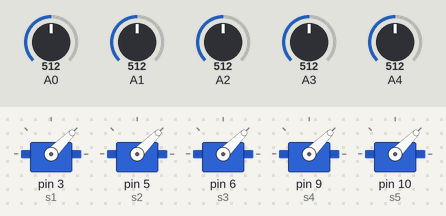
A sketch run on a simulated Arduino Uno, built with avr-gcc and run on an emulated ATmega328P. Shown: 5 × servo. The test bench sets the inputs (shaded band); at power-on: A0 = 512, A1 = 512, A2 = 512, A3 = 512, A4 = 512.

Above: at 1.8 s.
1.9 s: A0 set to 716
At 2.5 s:
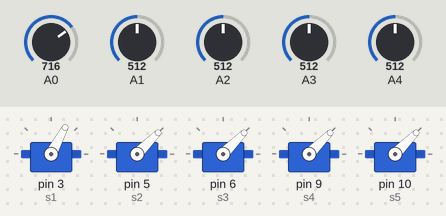
3.6 s: A1 set to 716
At 5.1 s:
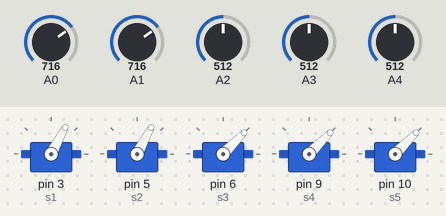
5.6 s: A2 set to 716
At 6.9 s:
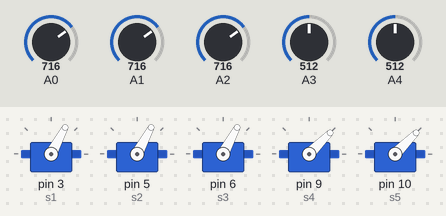
7.8 s: A3 set to 716
At 9.6 s:
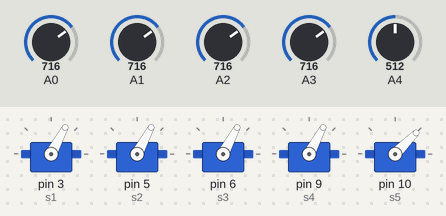
9.9 s: A4 set to 716
At 11.6 s:
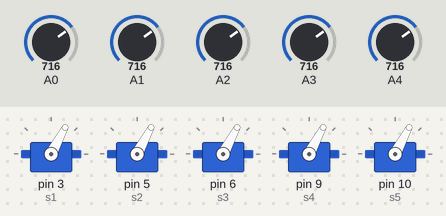
12.0 s: A0 set to 992
At 13.4 s:
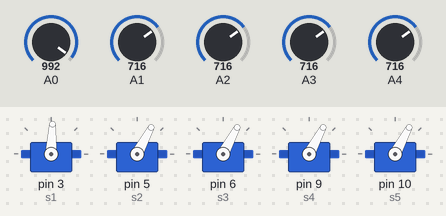
Timing chart, 0 to 15.0 s (numbered marks = the images above; inputs shaded):
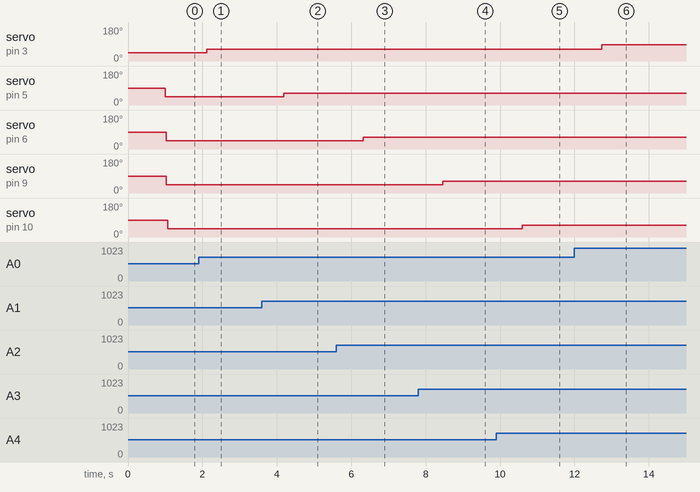

Measured:
- after the input at 1.9 s, servo on pin 3 (s1): 45° → 62° after 0.22 s
- after the input at 3.6 s, servo on pin 5 (s2): 45° → 62° after 0.58 s
- after the input at 5.6 s, servo on pin 6 (s3): 45° → 62° after 0.72 s
- after the input at 7.8 s, servo on pin 9 (s4): 45° → 62° after 0.66 s
- after the input at 9.9 s, servo on pin 10 (s5): 45° → 62° after 0.70 s
- after the input at 12.0 s, servo on pin 3 (s1): 62° → 87° after 0.73 s

The sketch:

2nd_code_of_1st_task.ino
```cpp
#include <Servo.h>
Servo s1;
Servo s2;
Servo s3;
Servo s4;
Servo s5;

int va1;
int va2;
int va3;
int va4;
int va5;
void setup()
{
  s1.attach(3);
  s2.attach(5);
  s3.attach(6);
  s4.attach(9);
  s5.attach(10);
}

void loop()
{
  va1 = analogRead(A0);
  va1 = map(va1, 0, 1023, 0, 90);
  s1.write(va1);
  delay(1000);

  va2 = analogRead(A1);
  va2 = map(va2, 0, 1023, 0, 90);
  s2.write(va2);
  delay(15);

  va3 = analogRead(A2);
  va3 = map(va3, 0, 1023, 0, 90);
  s3.write(va3);
  delay(15);

  va4 = analogRead(A3);
  va4 = map(va4, 0, 1023, 0, 90);
  s4.write(va4);
  delay(15);

  va5 = analogRead(A4);
  va5 = map(va5, 0, 1023, 0, 90);
  s5.write(va5);
  delay(15);

}
```
